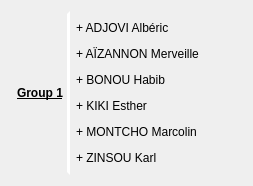
<?xml version="1.0" encoding="UTF-8"?>
<ui version="4.0">
 <class>Dialog</class>
 <widget class="QDialog" name="Dialog">
  <property name="geometry">
   <rect>
    <x>0</x>
    <y>0</y>
    <width>253</width>
    <height>186</height>
   </rect>
  </property>
  <property name="windowTitle">
   <string>Dialog</string>
  </property>
  <layout class="QHBoxLayout" name="horizontalLayout">
   <item alignment="Qt::AlignLeft">
    <widget class="QLabel" name="label">
     <property name="font">
      <font>
       <bold>true</bold>
       <underline>true</underline>
      </font>
     </property>
     <property name="styleSheet">
      <string notr="true">border: 3px solid white;
border-color: rgba(255, 255, 255, 0);
border-right-color: rgb(255, 255, 255);</string>
     </property>
     <property name="text">
      <string>Group 1</string>
     </property>
    </widget>
   </item>
   <item>
    <widget class="QLabel" name="label_2">
     <property name="sizePolicy">
      <sizepolicy hsizetype="Expanding" vsizetype="Preferred">
       <horstretch>0</horstretch>
       <verstretch>0</verstretch>
      </sizepolicy>
     </property>
     <property name="text">
      <string>&lt;html&gt;&lt;head/&gt;&lt;body&gt;&lt;p&gt;+ ADJOVI Albéric&lt;/p&gt;&lt;p&gt;+ AÏZANNON Merveille&lt;/p&gt;&lt;p&gt;+ BONOU Habib&lt;/p&gt;&lt;p&gt;+ KIKI Esther&lt;/p&gt;&lt;p&gt;+ MONTCHO Marcolin&lt;/p&gt;&lt;p align=&quot;justify&quot;&gt;+ ZINSOU Karl&lt;/p&gt;&lt;/body&gt;&lt;/html&gt;</string>
     </property>
    </widget>
   </item>
  </layout>
 </widget>
 <resources/>
 <connections/>
</ui>
